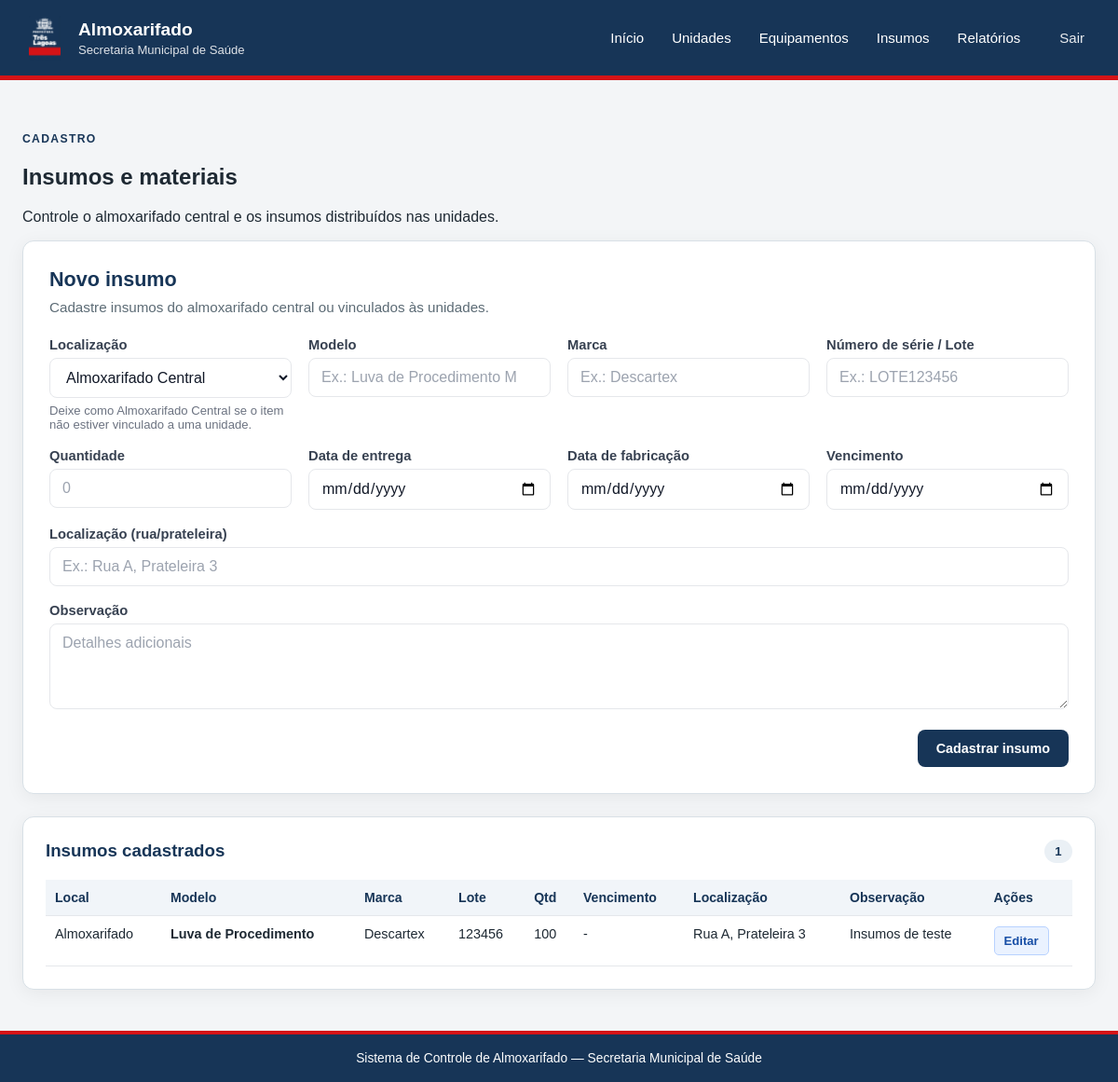
Page /insumos (signed in) on the committed database.
### tables this page shows
CREATE TABLE insumos (
    id_insumo INTEGER PRIMARY KEY AUTOINCREMENT,
    id_unidade INTEGER,
    modelo TEXT,
    marca TEXT,
    numero_serie TEXT,
    quantidade INTEGER DEFAULT 0,
    data_entrega DATE,
    data_fabricacao DATE,
    vencimento DATE,
    localizacao TEXT,
    observacao TEXT,
    FOREIGN KEY (id_unidade) REFERENCES unidades(id_unidade)
);

### app.py (the view, shortened to what this page needs)
@app.route("/insumos", methods=["GET", "POST"])
@login_required
def insumos():
    busca = request.args.get("busca", "").strip()
    filtro_unidade = request.args.get("id_unidade", "").strip()
    filtro_vencimento = request.args.get("vencimento", "").strip()
    consulta = """
        SELECT
            i.*,
            u.nome AS nome_unidade,
            u.codigo AS codigo_unidade,
            CASE
                WHEN i.vencimento IS NULL OR i.vencimento = '' THEN 'sem_vencimento'
                WHEN date(i.vencimento) < date('now') THEN 'vencido'
                WHEN date(i.vencimento) <= date('now', '+30 days') THEN 'proximo_vencimento'
                ELSE 'valido'
            END AS status_vencimento
        FROM insumos i
        LEFT JOIN unidades u ON i.id_unidade = u.id_unidade
        WHERE 1 = 1
    """
    parametros = []
    if filtro_unidade == "almoxarifado":
        consulta += " AND i.id_unidade IS NULL"
    elif filtro_unidade:
        try:
            consulta += " AND i.id_unidade = ?"
            parametros.append(int(filtro_unidade))
        except ValueError:
            pass
    if filtro_vencimento == "vencido":
        consulta += """
            AND i.vencimento IS NOT NULL
            AND i.vencimento <> ''
            AND date(i.vencimento) < date('now')
        """
    consulta += """
        ORDER BY
            CASE
                WHEN i.vencimento IS NULL OR i.vencimento = '' THEN 2
                ELSE 1
            END,
            date(i.vencimento),
            i.modelo,
            i.marca
    """
    with get_db_connection() as conn:
        lista_insumos = conn.execute(
            consulta,
            parametros,
        ).fetchall()
        lista_unidades = conn.execute(
            """
            SELECT id_unidade, codigo, nome
            FROM unidades
            ORDER BY nome
            """
        ).fetchall()
    return render_template(
        "insumos.html",
        insumos=lista_insumos,
        unidades=lista_unidades,
        busca=busca,
        filtro_unidade=filtro_unidade,
        filtro_vencimento=filtro_vencimento,
    )

### app.py (called while the page is built)
def login_required(f):
    @wraps(f)
    def decorated_function(*args, **kwargs):
        if not session.get("logged_in"):
            flash("Você precisa fazer login para acessar esta página.", "erro")
            return redirect(url_for("login", next=request.url))
        return f(*args, **kwargs)
    return decorated_function

def get_db_connection():
    conn = sqlite3.connect(DATABASE)
    conn.row_factory = sqlite3.Row
    conn.execute("PRAGMA foreign_keys = ON")
    return conn

### templates/insumos.html (shortened to what this page needs)
{% extends "base.html" %}
{% block content %}
<section class="cabecalho-pagina">
    <div>
        <p class="texto-superior texto-superior--azul">CADASTRO</p>
        <h2>Insumos e materiais</h2>
        <p>Controle o almoxarifado central e os insumos distribuídos nas unidades.</p>
    </div>
</section>
<section class="grid-insumos">
    <article class="painel painel-form">
        <div class="painel-form__cabecalho">
            <h3>Novo insumo</h3>
            <p>Cadastre insumos do almoxarifado central ou vinculados às unidades.</p>
        </div>
        <form method="post" class="form-moderno">
            <div class="form-grid form-grid--2-colunas">
                <div class="form-campo">
                    <label for="id_unidade">Localização</label>
                    <select id="id_unidade" name="id_unidade">
                        <option value="">Almoxarifado Central</option>
                    </select>
                    <span class="form-campo__ajuda">Deixe como Almoxarifado Central se o item não estiver vinculado a uma unidade.</span>
                </div>
                <div class="form-campo">
                    <label for="modelo">Modelo</label>
                    <input
                        type="text"
                        id="modelo"
                        name="modelo"
                        placeholder="Ex.: Luva de Procedimento M"
                        required
                    >
                </div>
                <div class="form-campo">
                    <label for="marca">Marca</label>
                    <input
                        type="text"
                        id="marca"
                        name="marca"
                        placeholder="Ex.: Descartex"
                        required
                    >
                </div>
                <div class="form-campo">
                    <label for="numero_serie">Número de série / Lote</label>
                    <input
                        type="text"
                        id="numero_serie"
                        name="numero_serie"
                        placeholder="Ex.: LOTE123456"
                    >
                </div>
                <div class="form-campo">
                    <label for="quantidade">Quantidade</label>
                    <input
                        type="number"
                        id="quantidade"
                        name="quantidade"
                        placeholder="0"
                        min="0"
                    >
                </div>
                <div class="form-campo">
                    <label for="data_entrega">Data de entrega</label>
                    <input
                        type="date"
                        id="data_entrega"
                        name="data_entrega"
                    >
                </div>
                <div class="form-campo">
                    <label for="data_fabricacao">Data de fabricação</label>
                    <input
                        type="date"
                        id="data_fabricacao"
                        name="data_fabricacao"
                    >
                </div>
                <div class="form-campo">
                    <label for="vencimento">Vencimento</label>
                    <input
                        type="date"
                        id="vencimento"
                        name="vencimento"
                    >
                </div>
                <div class="form-campo form-campo--full">
                    <label for="localizacao">Localização (rua/prateleira)</label>
                    <input
                        type="text"
                        id="localizacao"
                        name="localizacao"
                        placeholder="Ex.: Rua A, Prateleira 3"
                    >
                </div>
                <div class="form-campo form-campo--full">
                    <label for="observacao">Observação</label>
                    <textarea
                        id="observacao"
                        name="observacao"
                        rows="3"
                        placeholder="Detalhes adicionais"
                    ></textarea>
                </div>
            </div>
            <div class="form-acoes">
                <button class="botao botao--primario" type="submit">
                    Cadastrar insumo
                </button>
            </div>
        </form>
    </article>
    <article class="painel">
        <div class="titulo-painel">
            <h3>Insumos cadastrados</h3>
            <span class="contador">{{ insumos|length }}</span>
        </div>
        {% if insumos %}
            <div class="tabela-responsiva">
                <table>
                    <thead>
                        <tr>
                            <th>Local</th>
                            <th>Modelo</th>
                            <th>Marca</th>
                            <th>Lote</th>
                            <th>Qtd</th>
                            <th>Vencimento</th>
                            <th>Localização</th>
                            <th>Observação</th>
                            <th>Ações</th>
                    </thead>
                    <tbody>
                        {% for insumo in insumos %}
                            <tr>
                                <td>{{ insumo['nome_unidade'] or 'Almoxarifado' }}</td>
                                <td><strong>{{ insumo['modelo'] }}</strong></td>
                                <td>{{ insumo['marca'] }}</td>
                                <td>{{ insumo['numero_serie'] or '-' }}</td>
                                <td>{{ insumo['quantidade'] }}</td>
                                <td>
                                    {% if insumo['vencimento'] %}
                                        <span class="status-vencimento {% if insumo['vencimento'] < '2026-09-26' %}status-vencido{% elif insumo['vencimento'] < '2026-12-26' %}status-proximo{% else %}status-valido{% endif %}">
                                            {{ insumo['vencimento'] }}
                                        </span>
                                    {% else %}
                                        -
                                    {% endif %}
                                </td>
                                <td>{{ insumo['localizacao'] or '-' }}</td>
                                <td>{{ insumo['observacao'] or '-' }}</td>
                                <td>
                                    <a
                                        class="botao botao--editar"
                                        href="{{ url_for('editar_insumo', id_insumo=insumo['id_insumo']) }}"
                                    >
                                        Editar
                                    </a>
                                </td>
                            </tr>
                        {% endfor %}
                    </tbody>
                </table>
            </div>
        {% else %}
            <p class="estado-vazio">
                Nenhum insumo cadastrado. Use o formulário ao lado para iniciar.
            </p>
        {% endif %}
    </article>
</section>
{% endblock %}

### static/style.css (style rules this page uses)
:root { --azul-institucional: #173557; --azul-escuro: #0f2945; --vermelho-institucional: #d51317; --branco: #ffffff; --fundo: #f3f5f7; --texto: #1e2933; --texto-suave: #5c6b75; --borda: #d8e0e6; --azul-suave: #eaf0f5; }
* { box-sizing: border-box; }
body { margin: 0; background: var(--fundo); color: var(--texto); font-family: Arial, Helvetica, sans-serif; }
.texto-superior { color: var(--branco); font-size: 0.76rem; font-weight: bold; letter-spacing: 0.11em; }
.texto-superior--azul { color: var(--azul-institucional); }
.painel { min-width: 0; padding: 24px; background: var(--branco); border: 1px solid var(--borda); border-radius: 12px; box-shadow: 0 4px 20px rgba(0, 0, 0, 0.06); }
.titulo-painel { align-items: center; display: flex; gap: 12px; justify-content: space-between; margin-bottom: 18px; }
.titulo-painel h3 { margin: 0; color: var(--azul-institucional); }
.contador { min-width: 30px; padding: 5px 9px; background: var(--azul-suave); border-radius: 999px; color: var(--azul-institucional); font-size: 0.82rem; font-weight: 700; text-align: center; }
.tabela-responsiva { max-width: 100%; overflow-x: auto; }
table { width: 100%; min-width: 760px; border-collapse: collapse; }
th, td { padding: 11px 10px; border-bottom: 1px solid #e5e7eb; text-align: left; vertical-align: top; }
th { background: #f1f5f9; color: var(--azul-institucional); font-size: 0.88rem; font-weight: 700; }
td { font-size: 0.9rem; }
.grid-unidades, .grid-insumos { display: grid; grid-template-columns: 1fr; gap: 24px; align-items: start; }
.painel-form { padding: 28px; }
.painel-form__cabecalho { margin-bottom: 24px; }
.painel-form__cabecalho h3 { margin: 0 0 8px; color: var(--azul-institucional); font-size: 1.35rem; }
.painel-form__cabecalho p { margin: 0; color: var(--texto-suave); font-size: 0.95rem; }
.form-grid { display: grid; grid-template-columns: 1fr; gap: 18px; }
.form-grid--2-colunas { grid-template-columns: repeat(auto-fit, minmax(220px, 1fr)); }
.form-campo { display: flex; flex-direction: column; }
.form-campo--full { grid-column: 1 / -1; }
.form-campo label { margin-bottom: 6px; color: #374151; font-size: 0.92rem; font-weight: 600; }
.form-campo input, .form-campo select, .form-campo textarea { width: 100%; padding: 11px 13px; background: var(--branco); border: 1.5px solid #e5e7eb; border-radius: 8px; color: #111827; font: inherit; transition: border-color 0.2s ease, box-shadow 0.2s ease; }
.form-campo textarea { min-height: 92px; resize: vertical; }
.form-campo input::placeholder, .form-campo textarea::placeholder { color: #9ca3af; }
.form-campo__ajuda { margin-top: 6px; color: #6b7280; font-size: 0.82rem; }
.form-acoes, .acoes-formulario { display: flex; gap: 12px; justify-content: flex-end; margin-top: 22px; }
.botao { display: inline-block; padding: 10px 14px; border-radius: 6px; font-size: 0.9rem; font-weight: 600; text-decoration: none; }
.botao--primario, .botao-secundario, .botao--secundario { border: none; background: var(--azul-institucional); color: var(--branco); cursor: pointer; transition: background 0.2s ease, transform 0.1s ease; }
.botao--primario { padding: 12px 20px; border-radius: 8px; }
.botao--editar { padding: 7px 10px; background: #eaf2ff; border: 1px solid #b8d2ff; border-radius: 5px; color: #174ea6; font-size: 0.82rem; white-space: nowrap; }

### rows in the picture
insumos: insumo "Almoxarifado", modelo "Luva de Procedimento", marca "Descartex", numero_serie "123456", quantidade "100", localizacao "Rua A, Prateleira 3", observacao "Insumos de teste"

### other values in the picture
{{ insumos|length }} "1"
